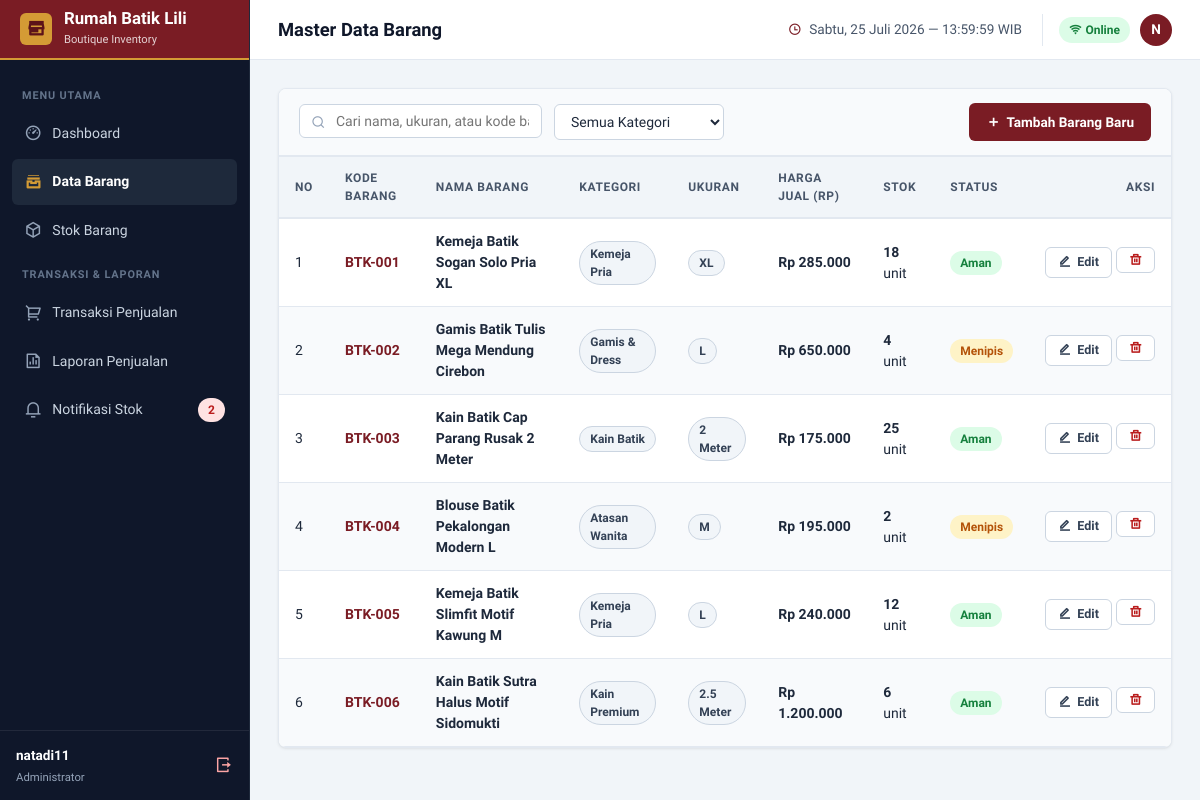
Page /barang (signed in) on the earlier database version.
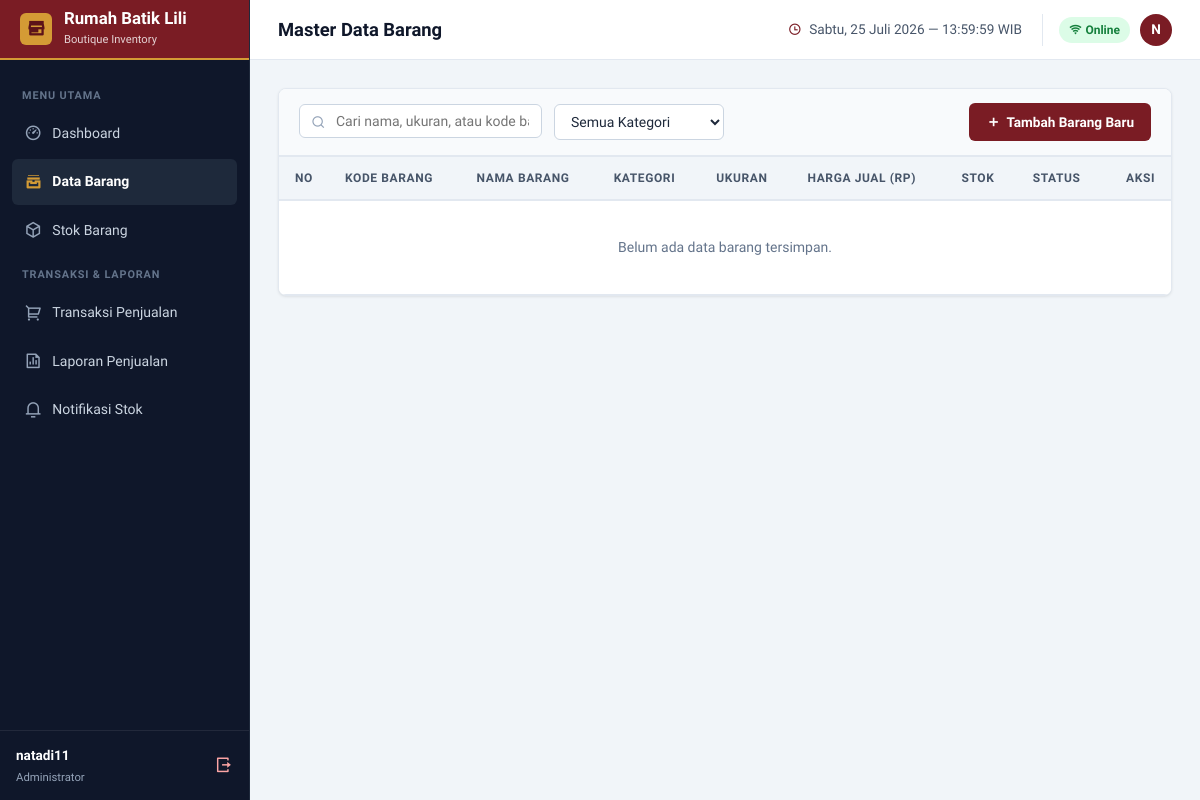
Same page on the later database version.
### tables this page shows
CREATE TABLE barang (
                id INTEGER PRIMARY KEY AUTOINCREMENT,
                kode_barang TEXT UNIQUE NOT NULL,
                nama_barang TEXT NOT NULL,
                kategori TEXT NOT NULL,
                harga_jual REAL NOT NULL,
                stok INTEGER NOT NULL DEFAULT 0,
                stok_minimum INTEGER NOT NULL DEFAULT 5,
                created_at DATETIME DEFAULT CURRENT_TIMESTAMP
            , ukuran TEXT DEFAULT 'All Size');

### app.py (the view)
@app.route('/barang')
@login_required
def data_barang():
    kategori_filter = request.args.get('kategori', '').strip()
    search_query = request.args.get('q', '').strip()
    db = get_db()
    cursor = db.cursor()
    cursor.execute('SELECT DISTINCT kategori FROM barang ORDER BY kategori ASC')
    kategori_list = [row['kategori'] for row in cursor.fetchall()]
    sql = 'SELECT * FROM barang WHERE 1=1'
    params = []
    if kategori_filter:
        sql += ' AND kategori = ?'
        params.append(kategori_filter)
    if search_query:
        sql += ' AND (nama_barang LIKE ? OR kode_barang LIKE ?)'
        params.append(f'%{search_query}%')
        params.append(f'%{search_query}%')
    sql += ' ORDER BY created_at DESC'
    cursor.execute(sql, params)
    barang_items = cursor.fetchall()
    return render_template('barang.html',
                           barang_items=barang_items,
                           kategori_list=kategori_list,
                           selected_kategori=kategori_filter,
                           search_query=search_query)

### app.py (called while the page is built)
def get_db():
    if 'db' not in g:
        g.db = sqlite3.connect(DB_PATH)
        g.db.row_factory = sqlite3.Row
    return g.db

@app.context_processor
def inject_notifications():
    if 'user_id' in session:
        db = get_db()
        cursor = db.cursor()
        cursor.execute('SELECT COUNT(*) as count FROM barang WHERE stok <= stok_minimum')
        low_stock_count = cursor.fetchone()['count']
        return dict(low_stock_count=low_stock_count)
    return dict(low_stock_count=0)

def login_required(f):
    @wraps(f)
    def decorated_function(*args, **kwargs):
        if 'user_id' not in session:
            flash('Silakan login terlebih dahulu untuk mengakses sistem.', 'warning')
            return redirect(url_for('login'))
        return f(*args, **kwargs)
    return decorated_function

### templates/barang.html (shortened to what this page needs)
{% extends "base.html" %}
{% block page_title %}Master Data Barang{% endblock %}
{% block content %}
<div class="card-box">
    <div class="card-box-header">
        <div style="display: flex; gap: 12px; flex-wrap: wrap; flex: 1;">
            <div class="search-wrap">
                <i class="ri-search-line"></i>
                <input type="text" class="form-control-box" placeholder="Cari nama, ukuran, atau kode barang..." data-table-search="tableBarang" value="{{ search_query }}">
            </div>
            <form action="{{ url_for('data_barang') }}" method="GET" style="display: flex; gap: 8px;">
                <select name="kategori" class="form-select-box" onchange="this.form.submit()" style="min-width: 170px;">
                    <option value="">Semua Kategori</option>
                </select>
            </form>
        </div>
        <a href="{{ url_for('tambah_barang') }}" class="btn-action btn-action-primary">
            <i class="ri-add-line"></i> Tambah Barang Baru
        </a>
    </div>
    <div class="table-responsive">
        <table class="table-grid" id="tableBarang">
            <thead>
                <tr>
                    <th style="width: 50px;">No</th>
                    <th>Kode Barang</th>
                    <th>Nama Barang</th>
                    <th>Kategori</th>
                    <th>Ukuran</th>
                    <th>Harga Jual (Rp)</th>
                    <th>Stok</th>
                    <th>Status</th>
                    <th style="text-align: right;">Aksi</th>
                </tr>
            </thead>
            <tbody>
                {% for item in barang_items %}
                    <tr>
                        <td>{{ loop.index }}</td>
                        <td><strong style="color: var(--brand-maroon);">{{ item.kode_barang }}</strong></td>
                        <td><strong>{{ item.nama_barang }}</strong></td>
                        <td><span class="badge-pill badge-pill-info">{{ item.kategori }}</span></td>
                        <td><span class="badge-pill badge-pill-info" style="font-weight: 700;">{{ item.ukuran or 'All Size' }}</span></td>
                        <td><strong>Rp {{ "{:,.0f}".format(item.harga_jual).replace(',', '.') }}</strong></td>
                        <td><strong>{{ item.stok }}</strong> unit</td>
                        <td>
                            {% if item.stok == 0 %}
                                <span class="badge-pill badge-pill-danger">Habis</span>
                            {% elif item.stok <= item.stok_minimum %}
                                <span class="badge-pill badge-pill-warning">Menipis</span>
                            {% else %}
                                <span class="badge-pill badge-pill-success">Aman</span>
                            {% endif %}
                        </td>
                        <td style="text-align: right;">
                            <div style="display: inline-flex; gap: 4px;">
                                <a href="{{ url_for('edit_barang', id=item.id) }}" class="btn-action btn-action-outline btn-action-sm" title="Edit">
                                    <i class="ri-edit-line"></i> Edit
                                </a>
                                <form action="{{ url_for('hapus_barang', id=item.id) }}" method="POST" onsubmit="return confirm('Hapus barang {{ item.nama_barang }}?');" style="display: inline;">
                                    <button type="submit" class="btn-action btn-action-outline btn-action-sm" style="color: var(--status-danger-fg);" title="Hapus">
                                        <i class="ri-delete-bin-line"></i>
                                    </button>
                                </form>
                            </div>
                        </td>
                    </tr>
                {% else %}
                    <tr>
                        <td colspan="9" style="text-align: center; color: var(--slate-500); padding: 36px;">
                            Belum ada data barang tersimpan.
                        </td>
                    </tr>
                {% endfor %}
            </tbody>
        </table>
    </div>
</div>
{% endblock %}

### templates/base.html (shortened to what this page needs)
<!DOCTYPE html>
<html lang="id">
<head>
    <link href="https://cdn.jsdelivr.net/npm/remixicon@4.2.0/fonts/remixicon.css" rel="stylesheet" />
    <link rel="stylesheet" href="{{ url_for('static', filename='css/style.css') }}">
</head>
<body>
    <div class="app-container">
        <aside class="sidebar" id="sidebarNav">
            <div class="sidebar-header">
                <div class="brand-icon-box">
                    <i class="ri-store-3-line"></i>
                </div>
                <div class="brand-text-box">
                    <h1>Rumah Batik Lili</h1>
                    <span>Boutique Inventory</span>
                </div>
            </div>
            <nav class="sidebar-nav">
                <div class="nav-section-title">Menu Utama</div>
                <a href="{{ url_for('dashboard') }}" class="nav-link {% if request.endpoint == 'dashboard' %}active{% endif %}">
                    <div class="nav-link-content">
                        <i class="ri-dashboard-3-line"></i>
                        <span>Dashboard</span>
                    </div>
                </a>
                <a href="{{ url_for('data_barang') }}" class="nav-link {% if 'barang' in request.endpoint %}active{% endif %}">
                    <div class="nav-link-content">
                        <i class="ri-archive-stack-line"></i>
                        <span>Data Barang</span>
                    </div>
                </a>
                <a href="{{ url_for('data_stok') }}" class="nav-link {% if 'stok' in request.endpoint %}active{% endif %}">
                    <div class="nav-link-content">
                        <i class="ri-box-3-line"></i>
                        <span>Stok Barang</span>
                    </div>
                </a>
                <div class="nav-section-title">Transaksi & Laporan</div>
                <a href="{{ url_for('transaksi') }}" class="nav-link {% if request.endpoint == 'transaksi' %}active{% endif %}">
                    <div class="nav-link-content">
                        <i class="ri-shopping-cart-2-line"></i>
                        <span>Transaksi Penjualan</span>
                    </div>
                </a>
                <a href="{{ url_for('laporan') }}" class="nav-link {% if 'laporan' in request.endpoint or 'detail_transaksi' in request.endpoint %}active{% endif %}">
                    <div class="nav-link-content">
                        <i class="ri-file-chart-line"></i>
                        <span>Laporan Penjualan</span>
                    </div>
                </a>
                <a href="{{ url_for('notifikasi') }}" class="nav-link {% if request.endpoint == 'notifikasi' %}active{% endif %}">
                    <div class="nav-link-content">
                        <i class="ri-notification-3-line"></i>
                        <span>Notifikasi Stok</span>
                    </div>
                    {% if low_stock_count > 0 %}
                        <span class="badge-pill badge-pill-danger">{{ low_stock_count }}</span>
                    {% endif %}
                </a>
            </nav>
            <div class="sidebar-footer">
                <div style="font-size: 0.85rem;">
                    <strong style="color: #FFFFFF;">{{ session.get('username', 'Admin') }}</strong><br>
                    <small style="color: var(--slate-400);">Administrator</small>
                </div>
                <a href="{{ url_for('logout') }}" style="color: #FCA5A5; font-size: 1.1rem;" title="Keluar">
                    <i class="ri-logout-box-r-line"></i>
                </a>
            </div>
        </aside>
        <main class="main-content">
            <header class="topbar">
                <div style="display: flex; align-items: center; gap: 12px;">
                    <div class="page-title">
                        <h2>{% block page_title %}Dashboard{% endblock %}</h2>
                    </div>
                </div>
                <div style="display: flex; align-items: center; gap: 20px;">
                    <div style="font-size: 0.85rem; color: var(--slate-600); font-weight: 500;" id="liveClockDisplay">
                        <i class="ri-time-line" style="color: var(--brand-maroon); margin-right: 4px;"></i>
                        <span id="clockText">Memuat waktu...</span>
                    </div>
                    <div style="display: flex; align-items: center; gap: 10px; padding-left: 16px; border-left: 1px solid var(--slate-200);">
                        <span class="badge-pill badge-pill-success" style="font-size: 0.75rem; padding: 4px 10px;">
                            <i class="ri-wifi-line"></i> Online
                        </span>
                        <div style="display: flex; align-items: center; gap: 8px;">
                            <div style="width: 32px; height: 32px; border-radius: 50%; background-color: var(--brand-maroon); color: #FFFFFF; display: flex; align-items: center; justify-content: center; font-weight: 700; font-size: 0.85rem;">
                                {{ session.get('username', 'A')[0] | upper }}
                            </div>
                        </div>
                    </div>
                </div>
            </header>
            <div class="content-body">
                {% block content %}{% endblock %}
            </div>
        </main>
    </div>
</body>
</html>

Differences in the rows shown:
removed barang: kode_barang "BTK-001", nama_barang "Kemeja Batik Sogan Solo Pria XL", kategori "Kemeja Pria", ukuran "XL", harga_jual "285.000", stok "18", stok_minimum "Aman"
removed barang: kode_barang "BTK-002", nama_barang "Gamis Batik Tulis Mega Mendung Cirebon", kategori "Gamis & Dress", ukuran "L", harga_jual "650.000", stok "4", stok_minimum "Menipis"
removed barang: kode_barang "BTK-003", nama_barang "Kain Batik Cap Parang Rusak 2 Meter", kategori "Kain Batik", ukuran "2 Meter", harga_jual "175.000", stok "25", stok_minimum "Aman"
removed barang: kode_barang "BTK-004", nama_barang "Blouse Batik Pekalongan Modern L", kategori "Atasan Wanita", ukuran "M", harga_jual "195.000", stok "2", stok_minimum "Menipis"
removed barang: kode_barang "BTK-005", nama_barang "Kemeja Batik Slimfit Motif Kawung M", kategori "Kemeja Pria", ukuran "L", harga_jual "240.000", stok "12", stok_minimum "Aman"
removed barang: kode_barang "BTK-006", nama_barang "Kain Batik Sutra Halus Motif Sidomukti", kategori "Kain Premium", ukuran "2.5 Meter", harga_jual "1.200.000", stok "6", stok_minimum "Aman"
Other differences:
{{ low_stock_count }}: "2" → (not shown)
text now shown: "Belum ada data barang tersimpan."
